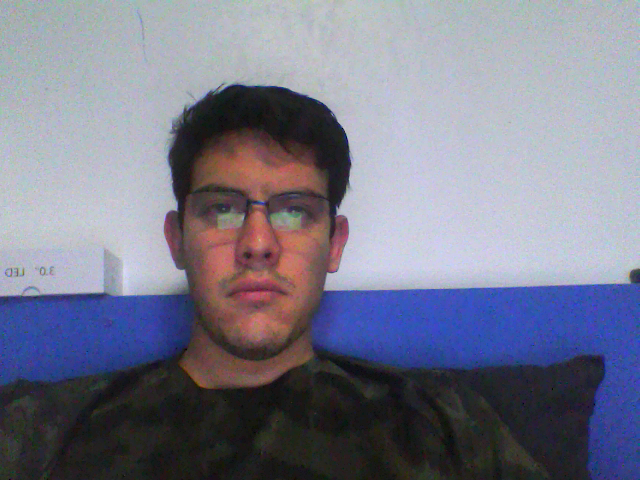
#> input picture FaceNet/dataset/Misael/_0_4152.png, 640 x 480 px
$ python -i RealTime.py   (imports and definitions only)   (older library calls are emulated)
#> lines starting #> are read from the running program, lines starting #| are printed output that depends on the picture
### utils2.py
# import necessary packages:
import os
import numpy as np
from skimage import feature
from PIL import Image, ImageDraw, ImageFont
from imutils import paths
import pickle
from sklearn.svm import SVC
from sklearn.model_selection import train_test_split
import matplotlib.pyplot as plt
from sklearn.metrics import accuracy_score #calculate accuracy
import time
from fastloop import loop
#import Cython
#from loop import *


#function for showing texts in images, from a language other than English
# [6 lines left out: function draw_ch_zn, not called in this run]

# function for enhancing images, according to the paper
def enhance_face(image):
    # resize image
    newsize = (64, 64)
    image = image.resize(newsize, Image.ANTIALIAS)

    image_arr = np.array(image)
    image_arr = image_arr.ravel()
    image_list = list(image_arr)
    f_x = {}
    f_x = loop(f_x, image_arr)
    #for i in range(256):
        #f_x[i] = image_list.count(i)
    #loop(f_x, image_list)
    F_x = {}
    G_x = {}
    for i in range(256):
        F_x[i] = 0
        for j in range(i + 1):
            F_x[i] += f_x[j]
        G_x[i] = F_x[i] / (64*64)
        G_x[i] *= 256
    new_image_list = []
    for i in range(len(image_list)):
        new_image_list.append(G_x[image_list[i]])

    new_image_arr = np.array(new_image_list).reshape(64, 64)
    return new_image_arr

# function for compute lbp from enhanced images
def lbp_extraction(image, number_points, radius, eps=1e-7):
    # enhance the image:
    image = enhance_face(image) #Se toma mucho tiempo
    # compute the Local Binary Pattern features
    # of the image, and then use the LBP representation
    # to build the histogram of patterns
    lbp = feature.local_binary_pattern(image,number_points, radius, method="uniform")
    (hist, _) = np.histogram(lbp.ravel(), bins=np.arange(0, number_points + 3),
                             range=(0, number_points + 2))
    # normalize the histogram
    hist = hist.astype("float")
    hist /= (hist.sum() + eps)
    # return the histogram of Local Binary Patterns
    return hist

# function for converting all images in database, to a database including
# lbpatterns and labels
# [53 lines left out: functions preparing_dataset_images, save_liveness_detection_database, load_liveness_detection_database, train_svm_and_save_it, not called in this run]
# function for loading the classifier
def load_svm_clf():
    with open(r'/home/misaelzazueta/PycharmProjects/Facenet-Liveness/FaceLiveness/svm_clf.pkl', 'rb') as infile:
#> (reads FaceLiveness/svm_clf.pkl from the repository)
#> further down, picture is the input picture: shape (480, 640, 3); mean B, G, R 139.9, 122.5, 121.1
        model = pickle.load(infile)
    return model

# function for loading classifier and use it for liveness prediction
# [4 lines left out: function predict_liveness, not called in this run]

#function for doing liveness detection real-time, it does not load the classifier for every frame
def predict_liveness_real_time(test_imge, model, number_points, radius):
    hist = lbp_extraction(test_imge, number_points, radius).reshape(1, -1)
    return model.predict(hist)

### fastloop.py
def loop (f_x = {}, arr=[]):
    for i in range(256):
        f_x[i] = 0
    for j in range(len(arr)):
        x = arr[j]
        f_x[x] += 1
        '''
    for i in range(256):
        if arr[i] == 0:
            f_x[0] += 1
        elif arr[i] == 1:
            f_x[1] += 1
        elif arr[i] == 2:
            f_x[2] += 1
        elif arr[i] == 3:
            f_x[3] += 1
        elif arr[i] == 4:
            f_x[4] += 1
        elif arr[i] == 5:
            f_x[5] += 1
        elif arr[i] == 6:
            f_x[6] += 1
        elif arr[i] == 7:
            f_x[7] += 1
        elif arr[i] == 8:
            f_x[8] += 1
        elif arr[i] == 9:
            f_x[9] += 1
        elif arr[i] == 10:
            f_x[10] += 1
        elif arr[i] == 11:
            f_x[11] += 1
        elif arr[i] == 12:
            f_x[12] += 1
        elif arr[i] == 13:
            f_x[13] += 1
        elif arr[i] == 14:
            f_x[14] += 1
        elif arr[i] == 15:
            f_x[15] += 1
        elif arr[i] == 16:
            f_x[16] += 1
        elif arr[i] == 17:
            f_x[17] += 1
        elif arr[i] == 18:
            f_x[18] += 1
        elif arr[i] == 19:
            f_x[19] += 1
        elif arr[i] == 20:
            f_x[20] += 1
        elif arr[i] == 21:
            f_x[21] += 1
        elif arr[i] == 22:
            f_x[22] += 1
        elif arr[i] == 23:
            f_x[23] += 1
        elif arr[i] == 24:
            f_x[24] += 1
        elif arr[i] == 25:
            f_x[25] += 1
        elif arr[i] == 26:
            f_x[26] += 1
        elif arr[i] == 27:
            f_x[27] += 1
        elif arr[i] == 28:
            f_x[28] += 1
        elif arr[i] == 29:
            f_x[29] += 1
        elif arr[i] == 30:
            f_x[30] += 1
        elif arr[i] == 31:
            f_x[31] += 1
        elif arr[i] == 32:
            f_x[32] += 1
        elif arr[i] == 33:
            f_x[33] += 1
        elif arr[i] == 34:
            f_x[34] += 1
        elif arr[i] == 35:
            f_x[35] += 1
        elif arr[i] == 36:
            f_x[36] += 1
        elif arr[i] == 37:
            f_x[37] += 1
        elif arr[i] == 38:
            f_x[38] += 1
        elif arr[i] == 39:
            f_x[39] += 1
        elif arr[i] == 40:
            f_x[40] += 1
        elif arr[i] == 41:
            f_x[41] += 1
        elif arr[i] == 42:
            f_x[42] += 1
        elif arr[i] == 43:
            f_x[43] += 1
        elif arr[i] == 44:
            f_x[44] += 1
        elif arr[i] == 45:
            f_x[45] += 1
        elif arr[i] == 46:
            f_x[46] += 1
        elif arr[i] == 47:
            f_x[47] += 1
        elif arr[i] == 48:
            f_x[48] += 1
        elif arr[i] == 49:
            f_x[49] += 1
        elif arr[i] == 50:
            f_x[50] += 1
        elif arr[i] == 51:
            f_x[51] += 1
        elif arr[i] == 52:
            f_x[52] += 1
        elif arr[i] == 53:
            f_x[53] += 1
        elif arr[i] == 54:
            f_x[54] += 1
        elif arr[i] == 55:
            f_x[55] += 1
        elif arr[i] == 56:
            f_x[56] += 1
        elif arr[i] == 57:
            f_x[57] += 1
        elif arr[i] == 58:
            f_x[58] += 1
        elif arr[i] == 59:
            f_x[59] += 1
        elif arr[i] == 60:
            f_x[60] += 1
        elif arr[i] == 61:
            f_x[61] += 1
        elif arr[i] == 62:
            f_x[62] += 1
        elif arr[i] == 63:
            f_x[63] += 1
        elif arr[i] == 64:
            f_x[64] += 1
        elif arr[i] == 65:
            f_x[65] += 1
        elif arr[i] == 66:
            f_x[66] += 1
        elif arr[i] == 67:
            f_x[67] += 1
        elif arr[i] == 68:
            f_x[68] += 1
        elif arr[i] == 69:
            f_x[69] += 1
        elif arr[i] == 70:
            f_x[70] += 1
        elif arr[i] == 71:
            f_x[71] += 1
        elif arr[i] == 72:
            f_x[72] += 1
        elif arr[i] == 73:
            f_x[73] += 1
        elif arr[i] == 74:
            f_x[74] += 1
        elif arr[i] == 75:
            f_x[75] += 1
        elif arr[i] == 76:
            f_x[76] += 1
        elif arr[i] == 77:
            f_x[77] += 1
        elif arr[i] == 78:
            f_x[78] += 1
        elif arr[i] == 79:
            f_x[79] += 1
        elif arr[i] == 80:
            f_x[80] += 1
        elif arr[i] == 81:
            f_x[81] += 1
        elif arr[i] == 82:
            f_x[82] += 1
        elif arr[i] == 83:
            f_x[83] += 1
        elif arr[i] == 84:
            f_x[84] += 1
        elif arr[i] == 85:
            f_x[85] += 1
        elif arr[i] == 86:
            f_x[86] += 1
        elif arr[i] == 87:
            f_x[47] += 1
        elif arr[i] == 88:
            f_x[88] += 1
        elif arr[i] == 89:
            f_x[89] += 1
        elif arr[i] == 90:
            f_x[90] += 1
        elif arr[i] == 91:
            f_x[91] += 1
        elif arr[i] == 92:
            f_x[92] += 1
        elif arr[i] == 93:
            f_x[93] += 1
        elif arr[i] == 94:
            f_x[94] += 1
        elif arr[i] == 95:
            f_x[95] += 1
        elif arr[i] == 96:
            f_x[96] += 1
        elif arr[i] == 97:
            f_x[97] += 1
        elif arr[i] == 98:
            f_x[98] += 1
        elif arr[i] == 99:
            f_x[99] += 1
        elif arr[i] == 100:
            f_x[100] += 1
        elif arr[i] == 101:
            f_x[101] += 1
        elif arr[i] == 102:
            f_x[102] += 1
        elif arr[i] == 103:
            f_x[103] += 1
        elif arr[i] == 104:
            f_x[104] += 1
        elif arr[i] == 105:
            f_x[105] += 1
        elif arr[i] == 106:
            f_x[106] += 1
        elif arr[i] == 107:
            f_x[107] += 1
        elif arr[i] == 108:
            f_x[108] += 1
        elif arr[i] == 109:
            f_x[109] += 1
        elif arr[i] == 110:
            f_x[110] += 1
        elif arr[i] == 111:
            f_x[111] += 1
        elif arr[i] == 112:
            f_x[112] += 1
        elif arr[i] == 113:
            f_x[113] += 1
        elif arr[i] == 114:
            f_x[114] += 1
        elif arr[i] == 115:
            f_x[115] += 1
        elif arr[i] == 116:
            f_x[116] += 1
        elif arr[i] == 117:
            f_x[117] += 1
        elif arr[i] == 118:
            f_x[118] += 1
        elif arr[i] == 119:
            f_x[119] += 1
        elif arr[i] == 120:
            f_x[120] += 1
        elif arr[i] == 121:
            f_x[121] += 1
        elif arr[i] == 122:
            f_x[122] += 1
        elif arr[i] == 123:
            f_x[123] += 1
        elif arr[i] == 124:
            f_x[124] += 1
        elif arr[i] == 125:
            f_x[125] += 1
        elif arr[i] == 126:
            f_x[126] += 1
        elif arr[i] == 127:
            f_x[127] += 1
        elif arr[i] == 128:
            f_x[128] += 1
        elif arr[i] == 129:
            f_x[129] += 1
        elif arr[i] == 130:
            f_x[130] += 1
        elif arr[i] == 131:
            f_x[131] += 1
        elif arr[i] == 132:
            f_x[132] += 1
        elif arr[i] == 133:
            f_x[133] += 1
        elif arr[i] == 134:
            f_x[134] += 1
        elif arr[i] == 135:
            f_x[135] += 1
        elif arr[i] == 136:
            f_x[136] += 1
        elif arr[i] == 137:
            f_x[137] += 1
        elif arr[i] == 138:
            f_x[138] += 1
        elif arr[i] == 139:
            f_x[139] += 1
        elif arr[i] == 140:
            f_x[140] += 1
        elif arr[i] == 141:
            f_x[141] += 1
        elif arr[i] == 142:
            f_x[142] += 1
        elif arr[i] == 143:
            f_x[143] += 1
        elif arr[i] == 144:
            f_x[144] += 1
        elif arr[i] == 145:
            f_x[145] += 1
        elif arr[i] == 146:
            f_x[146] += 1
        elif arr[i] == 147:
            f_x[147] += 1
        elif arr[i] == 148:
            f_x[148] += 1
        elif arr[i] == 149:
            f_x[149] += 1
        elif arr[i] == 150:
            f_x[150] += 1
        elif arr[i] == 151:
            f_x[151] += 1
        elif arr[i] == 152:
            f_x[152] += 1
        elif arr[i] == 153:
            f_x[153] += 1
        elif arr[i] == 154:
            f_x[154] += 1
        elif arr[i] == 155:
            f_x[155] += 1
        elif arr[i] == 156:
            f_x[156] += 1
        elif arr[i] == 157:
            f_x[157] += 1
        elif arr[i] == 158:
            f_x[158] += 1
        elif arr[i] == 159:
            f_x[159] += 1
        elif arr[i] == 160:
            f_x[160] += 1
        elif arr[i] == 161:
            f_x[161] += 1
        elif arr[i] == 162:
            f_x[162] += 1
        elif arr[i] == 163:
            f_x[163] += 1
        elif arr[i] == 164:
            f_x[164] += 1
        elif arr[i] == 165:
            f_x[165] += 1
        elif arr[i] == 166:
            f_x[166] += 1
        elif arr[i] == 167:
            f_x[167] += 1
        elif arr[i] == 168:
            f_x[168] += 1
        elif arr[i] == 169:
            f_x[169] += 1
        elif arr[i] == 170:
            f_x[170] += 1
        elif arr[i] == 171:
            f_x[171] += 1
        elif arr[i] == 172:
            f_x[172] += 1
        elif arr[i] == 173:
            f_x[173] += 1
        elif arr[i] == 174:
            f_x[174] += 1
        elif arr[i] == 175:
            f_x[175] += 1
        elif arr[i] == 176:
            f_x[176] += 1
        elif arr[i] == 177:
            f_x[177] += 1
        elif arr[i] == 178:
            f_x[178] += 1
        elif arr[i] == 179:
            f_x[179] += 1
        elif arr[i] == 180:
            f_x[180] += 1
        elif arr[i] == 181:
            f_x[181] += 1
        elif arr[i] == 182:
            f_x[182] += 1
        elif arr[i] == 183:
            f_x[183] += 1
        elif arr[i] == 184:
            f_x[184] += 1
        elif arr[i] == 185:
            f_x[185] += 1
        elif arr[i] == 186:
            f_x[186] += 1
        elif arr[i] == 187:
            f_x[187] += 1
        elif arr[i] == 188:
            f_x[188] += 1
        elif arr[i] == 189:
            f_x[189] += 1
        elif arr[i] == 190:
            f_x[190] += 1
        elif arr[i] == 191:
            f_x[191] += 1
        elif arr[i] == 192:
            f_x[192] += 1
        elif arr[i] == 193:
            f_x[193] += 1
        elif arr[i] == 194:
            f_x[194] += 1
        elif arr[i] == 195:
            f_x[195] += 1
        elif arr[i] == 196:
            f_x[196] += 1
        elif arr[i] == 197:
            f_x[197] += 1
        elif arr[i] == 198:
            f_x[198] += 1
        elif arr[i] == 199:
            f_x[199] += 1
        elif arr[i] == 200:
            f_x[200] += 1
        elif arr[i] == 201:
            f_x[201] += 1
        elif arr[i] == 202:
            f_x[202] += 1
        elif arr[i] == 203:
            f_x[203] += 1
        elif arr[i] == 204:
            f_x[204] += 1
        elif arr[i] == 205:
            f_x[205] += 1
        elif arr[i] == 206:
            f_x[206] += 1
        elif arr[i] == 207:
            f_x[207] += 1
        elif arr[i] == 208:
            f_x[208] += 1
        elif arr[i] == 209:
            f_x[209] += 1
        elif arr[i] == 210:
            f_x[210] += 1
        elif arr[i] == 211:
            f_x[211] += 1
        elif arr[i] == 212:
            f_x[212] += 1
        elif arr[i] == 213:
            f_x[213] += 1
        elif arr[i] == 214:
            f_x[214] += 1
        elif arr[i] == 215:
            f_x[215] += 1
        elif arr[i] == 216:
            f_x[216] += 1
        elif arr[i] == 217:
            f_x[217] += 1
        elif arr[i] == 218:
            f_x[218] += 1
        elif arr[i] == 219:
            f_x[219] += 1
        elif arr[i] == 220:
            f_x[220] += 1
        elif arr[i] == 221:
            f_x[221] += 1
        elif arr[i] == 222:
            f_x[222] += 1
        elif arr[i] == 223:
            f_x[223] += 1
        elif arr[i] == 224:
            f_x[224] += 1
        elif arr[i] == 225:
            f_x[225] += 1
        elif arr[i] == 226:
            f_x[226] += 1
        elif arr[i] == 227:
            f_x[227] += 1
        elif arr[i] == 228:
            f_x[228] += 1
        elif arr[i] == 229:
            f_x[229] += 1
        elif arr[i] == 230:
            f_x[230] += 1
        elif arr[i] == 231:
            f_x[231] += 1
        elif arr[i] == 232:
            f_x[232] += 1
        elif arr[i] == 233:
            f_x[233] += 1
        elif arr[i] == 234:
            f_x[234] += 1
        elif arr[i] == 235:
            f_x[235] += 1
        elif arr[i] == 236:
            f_x[236] += 1
        elif arr[i] == 237:
            f_x[237] += 1
        elif arr[i] == 238:
            f_x[238] += 1
        elif arr[i] == 239:
            f_x[239] += 1
        elif arr[i] == 240:
            f_x[240] += 1
        elif arr[i] == 241:
            f_x[241] += 1
        elif arr[i] == 242:
            f_x[242] += 1
        elif arr[i] == 243:
            f_x[243] += 1
        elif arr[i] == 244:
            f_x[244] += 1
        elif arr[i] == 245:
            f_x[245] += 1
        elif arr[i] == 246:
            f_x[246] += 1
        elif arr[i] == 247:
            f_x[247] += 1
        elif arr[i] == 248:
            f_x[248] += 1
        elif arr[i] == 249:
            f_x[249] += 1
        elif arr[i] == 250:
            f_x[250] += 1
        elif arr[i] == 251:
            f_x[251] += 1
        elif arr[i] == 252:
            f_x[252] += 1
        elif arr[i] == 253:
            f_x[253] += 1
        elif arr[i] == 254:
            f_x[254] += 1
        elif arr[i] == 255:
            f_x[255] += 1
            '''
    return f_x

### FaceLiveness/RealTime.py
import cv2
from PIL import Image
from utils2 import *
import time

# initializing parameters

number_points = 8
radius = 2
font_path = 'FaceLiveness/simhei.ttf'
face_haar_file = r'/home/misaelzazueta/PycharmProjects/Facenet-Liveness/haarcascade_frontalface_default.xml'

#load the classifier for real-time accomplishment
model = load_svm_clf()
face_cascade = cv2.CascadeClassifier(face_haar_file)
#cap = cv2.VideoCapture("test.mp4")

def liveness (frame):
    faces_box = []
    #ret, frame = cap.read()
    gray = cv2.cvtColor(frame, cv2.COLOR_BGR2GRAY)
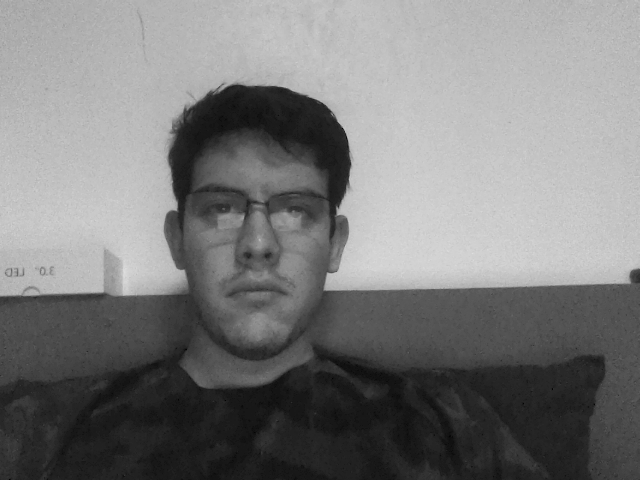
#> gray: shape (480, 640); min 3, max 222, mean 124.1
    rgb = cv2.cvtColor(frame, cv2.COLOR_BGR2RGB)
    faces = face_cascade.detectMultiScale(gray)
#> faces = [[167, 133, 184, 184]]
    for (x,y,w,h) in faces:
        #cv2.rectangle(frame,(x,y),(x+w,y+h),(255,0,0),2)
        face = gray[y:y+h, x:x+w]
        face_rgb= rgb[y:y+h, x:x+w]
        #face2 = face.copy()
        face_image = Image.fromarray(face)
        result = predict_liveness_real_time(face_image, model, number_points, radius)
        #location = (x, y)
        if str(result[0]) == "Real":
            faces_box.append((face_rgb, (abs(x), abs(y)), (abs(x) + w, abs(y) + h)))
#> this loop made 1 pass
#> (x, y, w, h) on pass 1: (167, 133, 184, 184)
#> pass 1, in liveness, `face = gray[y:y+h, x:x+w]`:
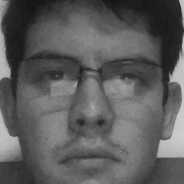
#> face: shape (184, 184); min 15, max 209, mean 92.1
#> pass 1, in liveness, `face_rgb= rgb[y:y+h, x:x+w]`:
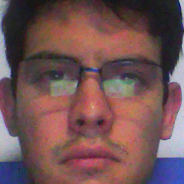
#> face_rgb: shape (184, 184, 3); mean R, G, B 114, 82.6, 83.6
#> pass 1, in enhance_face, `image = image.resize(newsize, Image.ANTIALIAS)`:
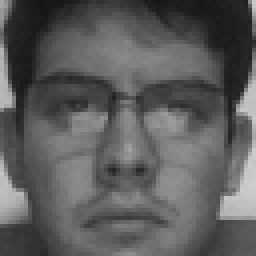
#> image: PIL image 64x64 L (shown 4 times larger); min 21, max 205, mean 92.1
#> pass 1, in enhance_face, `new_image_arr = np.array(new_image_list).reshape(64, 64)`:
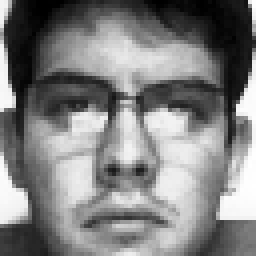
#> new_image_arr: shape (64, 64) float64 (shown 4 times larger); min 0.0625, max 256, mean 129.1; drawn with min black and max white
#> after the loop, faces_box = 1 item
    return faces_box
        # [9 lines of commented-out code are left out]

>>> import cv2
>>> picture = cv2.imread('../FaceNet/dataset/Misael/_0_4152.png')
>>> result = liveness(picture)
#> result = 1 item
